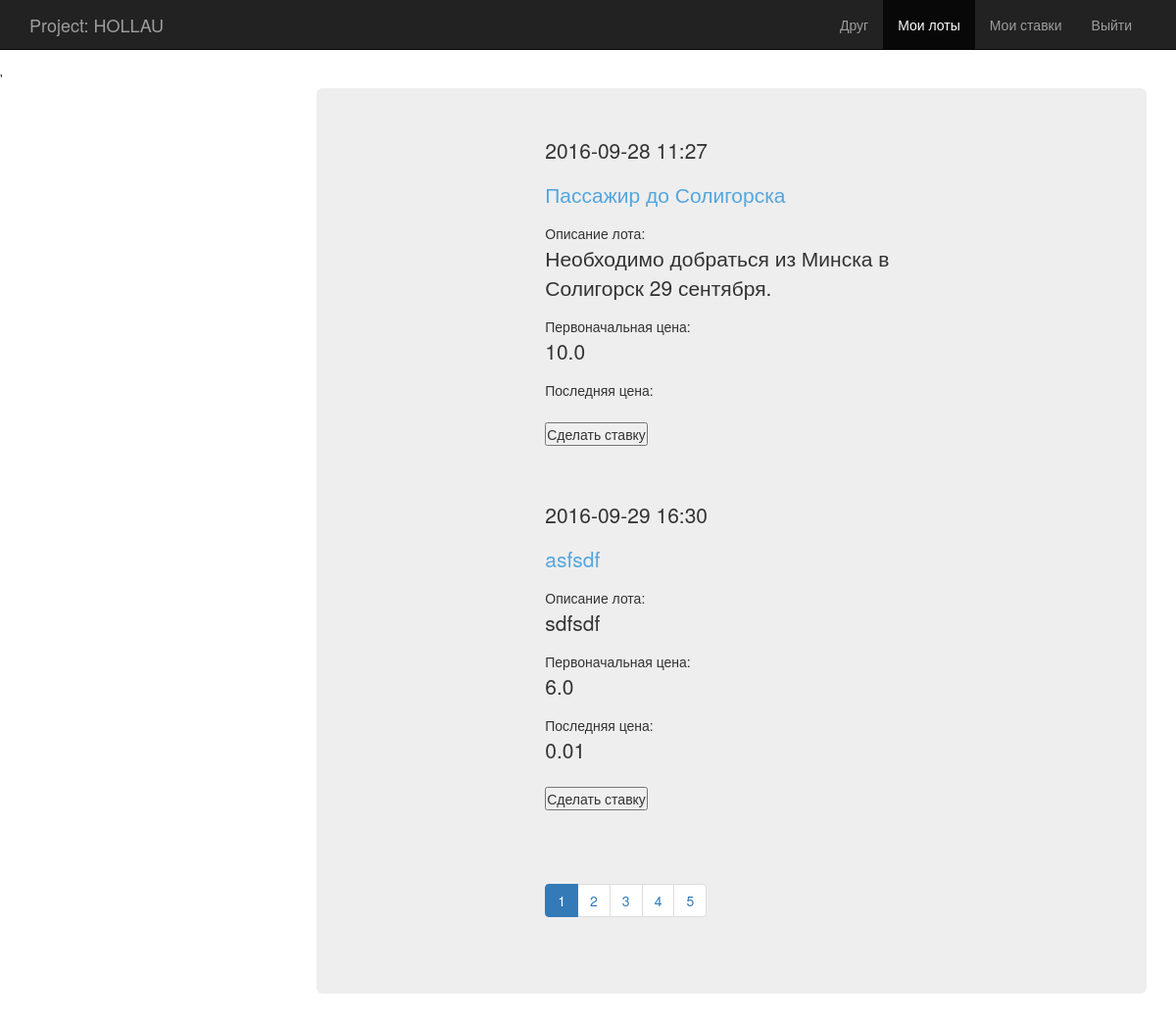
The page /testpagination/ on the database its author committed.
### hollau/models.py (models this page shows, shortened)
class Lot(models.Model):
    name = models.CharField(u"предложение", max_length=100)
    description = models.TextField(u"описание предложения")
    start_price = models.FloatField(u"стартовая цена")
    current_price = models.FloatField(u"текущая цена", blank=True, null=True)
    sold = models.BooleanField(u"продано", default=False)
    author = models.ForeignKey(User, verbose_name=u"Аукционатор", related_name='lots', default="1")
    start_date = models.DateTimeField(u'начало продажи', auto_now_add=True)
    end_date = models.DateTimeField(u'окончание продажи')
    lastest_propose = models.DateTimeField(u'последнее предложение', blank=True, null=True)
    category = models.ForeignKey(Category, verbose_name=u'категория', default=1)
    location = models.CharField(u'локация', max_length=100, default='')
    class Admin:
        list_display = ("name", "price", "propose", "lastest_propose", "bought")
        ordering = ("-lastest_propose", "end_date",)
    def propose(self):
        lastest = self.propose_set.order_by('-date')
        if lastest:
            return lastest[0]
        else:
            return None
    def bought(self):
        return self.propose() and ((self.end_date < datetime.datetime.now()) or self.sold)

### hollau/views.py (the view)
# urls.py: url(r'^testpagination/$', views.testpagination, name='testpagination'),
def testpagination(request):
    lots = models.Lot.objects.all().order_by('-start_date')
    paginator, page = paginate(request, lots)
    return render(request, 'testpagepagination.html', {'paginator': paginator, 'page': page, 'lots': page.object_list, 'count': [1,2]},)

### hollau/views.py (called while the page is built)
def paginate(request, qs):
    try:
        limit = int(request.GET.get('limit', 2))
    except ValueError:
        limit = 2
    if limit > 2:
        limit = 2
    try:
        page = int(request.GET.get('page',1))
    except ValueError:
        raise Http404
    paginator = Paginator(qs, limit)
    try:
        page = paginator.page(page)
    except EmptyPage:
        page = paginator.page(paginator.num_pages)
    return paginator, page

### hollau/templates/testpagepagination.html (shortened to what this page needs)
{% extends 'base.html' %}
{% load staticfiles %}
{% block javascript %}
        <link rel="stylesheet" href="{% static 'countdown_style.css' %}" />
        <link rel="stylesheet" href="{% static 'jquery.countdown.css' %} " />
{% endblock %}
{% block content %}
<div class="row">
<div class="col-lg-12 col-md-12 col-sm-12 col-xs-12">
{% for lot in lots %}
<div data-timer="{{lot.end_date|date:'Y-m-d H:i'}}">
<p id="end_date">{{lot.end_date|date:'Y-m-d H:i'}}</p>
<p><a href="{% url 'lot_detail' lot.id%}">{{lot.name}}</a></p>
Описание лота: <p>{{lot.description}}</p>
Первоначальная цена: <p>{{lot.start_price}}</p>
Последняя цена: <p id="current_price">{{lot.current_price|floatformat:2}}</p>
<p id="note"></p>
<button id="makeabet">Сделать ставку</button><p id="help_for_bet"></p><br><br>
    </div>
{% endfor %}
<ul class="pagination" display="inline">
{% for p in paginator.page_range %}
  {% if p == page.number %}
    <li class="active">
  {% else %}
    <li>
  {% endif %}
    <a href="/testpagination/?page={{ p }}">{{ p }}</a>
  </li>
{% endfor %}
</ul>
      </div>
    </div>
<body>
</body>
{% endblock %}

### hollau/static/offcanvas.css (style rules this page uses)
html, body { overflow-x: hidden; }
body { padding-top: 70px; }

### hollau/static/countdown_style.css (style rules this page uses)
* { margin:0; padding:0; }
html { position:relative; }
a, a:visited { text-decoration:none; outline:none; color:#54a6de; }
#note { color: #666666; font-size: 12px; margin: 0 auto; padding: 4px; text-align: center; text-shadow: 1px 1px 0 rgba(255, 255, 255, 0.3); width: 400px; }

### hollau/templates/testpagepagination.html (style rules this page uses)
ul.pagination li { display: inline; margin-right: 5px; padding: 3px; }

### rows shown on the page
Lot: end_date "2016-09-28 11:27", name "Пассажир до Солигорска", description "Необходимо добраться из Минска в Солигорск 29 сентября.", start_price "10.0"
Lot: end_date "2016-09-29 16:30", name "asfsdf", description "sdfsdf", start_price "6.0", current_price "0.01"

### other values the page prints
{{ p }} "1" "2" "3" "4" "5"
